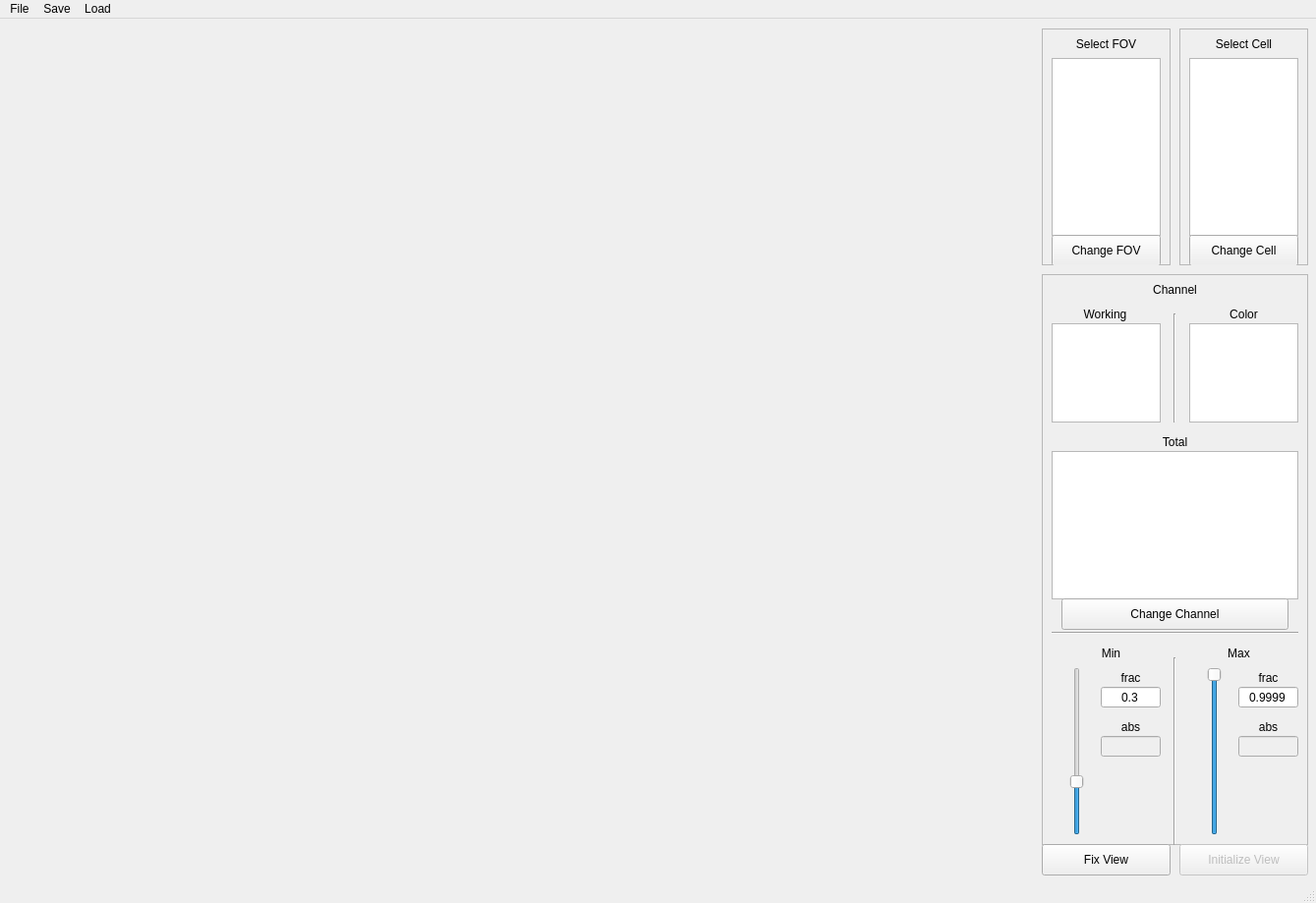
<?xml version="1.0" encoding="UTF-8"?>
<ui version="4.0">
 <class>MainWindow</class>
 <widget class="QMainWindow" name="MainWindow">
  <property name="geometry">
   <rect>
    <x>0</x>
    <y>0</y>
    <width>1339</width>
    <height>919</height>
   </rect>
  </property>
  <property name="windowTitle">
   <string>MainWindow</string>
  </property>
  <widget class="QWidget" name="centralwidget">
   <widget class="QWidget" name="GraphicWidget" native="true">
    <property name="geometry">
     <rect>
      <x>10</x>
      <y>10</y>
      <width>1041</width>
      <height>841</height>
     </rect>
    </property>
   </widget>
   <widget class="QFrame" name="frame">
    <property name="geometry">
     <rect>
      <x>1060</x>
      <y>260</y>
      <width>271</width>
      <height>581</height>
     </rect>
    </property>
    <property name="frameShape">
     <enum>QFrame::StyledPanel</enum>
    </property>
    <property name="frameShadow">
     <enum>QFrame::Raised</enum>
    </property>
    <widget class="QLabel" name="label">
     <property name="geometry">
      <rect>
       <x>0</x>
       <y>0</y>
       <width>271</width>
       <height>31</height>
      </rect>
     </property>
     <property name="text">
      <string>Channel</string>
     </property>
     <property name="alignment">
      <set>Qt::AlignCenter</set>
     </property>
    </widget>
    <widget class="QListWidget" name="ChannelSelection_CurrentChannelListWidget">
     <property name="geometry">
      <rect>
       <x>10</x>
       <y>50</y>
       <width>111</width>
       <height>101</height>
      </rect>
     </property>
     <property name="toolTipDuration">
      <number>-1</number>
     </property>
     <property name="selectionMode">
      <enum>QAbstractItemView::SingleSelection</enum>
     </property>
    </widget>
    <widget class="QLabel" name="label_4">
     <property name="geometry">
      <rect>
       <x>9</x>
       <y>30</y>
       <width>111</width>
       <height>21</height>
      </rect>
     </property>
     <property name="text">
      <string>Working</string>
     </property>
     <property name="alignment">
      <set>Qt::AlignCenter</set>
     </property>
    </widget>
    <widget class="QLabel" name="label_5">
     <property name="geometry">
      <rect>
       <x>10</x>
       <y>160</y>
       <width>251</width>
       <height>21</height>
      </rect>
     </property>
     <property name="text">
      <string>Total</string>
     </property>
     <property name="alignment">
      <set>Qt::AlignCenter</set>
     </property>
    </widget>
    <widget class="QListWidget" name="ChannelSelection_ChannelListWidget">
     <property name="geometry">
      <rect>
       <x>10</x>
       <y>180</y>
       <width>251</width>
       <height>151</height>
      </rect>
     </property>
     <property name="toolTipDuration">
      <number>-1</number>
     </property>
     <property name="selectionMode">
      <enum>QAbstractItemView::MultiSelection</enum>
     </property>
    </widget>
    <widget class="QLabel" name="label_8">
     <property name="geometry">
      <rect>
       <x>150</x>
       <y>30</y>
       <width>111</width>
       <height>21</height>
      </rect>
     </property>
     <property name="text">
      <string>Color</string>
     </property>
     <property name="alignment">
      <set>Qt::AlignCenter</set>
     </property>
    </widget>
    <widget class="Line" name="line">
     <property name="geometry">
      <rect>
       <x>0</x>
       <y>40</y>
       <width>271</width>
       <height>111</height>
      </rect>
     </property>
     <property name="orientation">
      <enum>Qt::Vertical</enum>
     </property>
    </widget>
    <widget class="QListWidget" name="ChannelSelection_ChannelListWidgetColor">
     <property name="enabled">
      <bool>true</bool>
     </property>
     <property name="geometry">
      <rect>
       <x>150</x>
       <y>50</y>
       <width>111</width>
       <height>101</height>
      </rect>
     </property>
     <property name="toolTipDuration">
      <number>-1</number>
     </property>
     <property name="selectionMode">
      <enum>QAbstractItemView::NoSelection</enum>
     </property>
    </widget>
    <widget class="QPushButton" name="ChannelSelection_ChangeChannelPushButton">
     <property name="geometry">
      <rect>
       <x>20</x>
       <y>330</y>
       <width>231</width>
       <height>32</height>
      </rect>
     </property>
     <property name="text">
      <string>Change Channel</string>
     </property>
    </widget>
    <widget class="Line" name="line_3">
     <property name="geometry">
      <rect>
       <x>10</x>
       <y>355</y>
       <width>251</width>
       <height>21</height>
      </rect>
     </property>
     <property name="orientation">
      <enum>Qt::Horizontal</enum>
     </property>
    </widget>
    <widget class="Line" name="line_2">
     <property name="geometry">
      <rect>
       <x>0</x>
       <y>390</y>
       <width>271</width>
       <height>191</height>
      </rect>
     </property>
     <property name="orientation">
      <enum>Qt::Vertical</enum>
     </property>
    </widget>
    <widget class="QSlider" name="ChannelSelection_MinimumSlider">
     <property name="geometry">
      <rect>
       <x>10</x>
       <y>400</y>
       <width>51</width>
       <height>171</height>
      </rect>
     </property>
     <property name="maximum">
      <number>10000</number>
     </property>
     <property name="value">
      <number>3000</number>
     </property>
     <property name="orientation">
      <enum>Qt::Vertical</enum>
     </property>
    </widget>
    <widget class="QLabel" name="label_2">
     <property name="geometry">
      <rect>
       <x>10</x>
       <y>370</y>
       <width>121</width>
       <height>31</height>
      </rect>
     </property>
     <property name="text">
      <string>Min</string>
     </property>
     <property name="alignment">
      <set>Qt::AlignCenter</set>
     </property>
    </widget>
    <widget class="QLineEdit" name="ChannelSelection_MinimumLineEdit">
     <property name="geometry">
      <rect>
       <x>60</x>
       <y>420</y>
       <width>61</width>
       <height>21</height>
      </rect>
     </property>
     <property name="layoutDirection">
      <enum>Qt::LeftToRight</enum>
     </property>
     <property name="text">
      <string>0.3</string>
     </property>
     <property name="alignment">
      <set>Qt::AlignCenter</set>
     </property>
    </widget>
    <widget class="QLabel" name="label_3">
     <property name="geometry">
      <rect>
       <x>140</x>
       <y>370</y>
       <width>121</width>
       <height>31</height>
      </rect>
     </property>
     <property name="text">
      <string>Max</string>
     </property>
     <property name="alignment">
      <set>Qt::AlignCenter</set>
     </property>
    </widget>
    <widget class="QSlider" name="ChannelSelection_MaximumSlider">
     <property name="geometry">
      <rect>
       <x>150</x>
       <y>400</y>
       <width>51</width>
       <height>171</height>
      </rect>
     </property>
     <property name="maximum">
      <number>10000</number>
     </property>
     <property name="singleStep">
      <number>1</number>
     </property>
     <property name="value">
      <number>9999</number>
     </property>
     <property name="orientation">
      <enum>Qt::Vertical</enum>
     </property>
    </widget>
    <widget class="QLineEdit" name="ChannelSelection_MaximumLineEdit">
     <property name="geometry">
      <rect>
       <x>200</x>
       <y>420</y>
       <width>61</width>
       <height>21</height>
      </rect>
     </property>
     <property name="text">
      <string>0.9999</string>
     </property>
     <property name="alignment">
      <set>Qt::AlignCenter</set>
     </property>
    </widget>
    <widget class="QLabel" name="label_9">
     <property name="geometry">
      <rect>
       <x>60</x>
       <y>400</y>
       <width>61</width>
       <height>21</height>
      </rect>
     </property>
     <property name="text">
      <string>frac</string>
     </property>
     <property name="alignment">
      <set>Qt::AlignCenter</set>
     </property>
    </widget>
    <widget class="QLabel" name="label_11">
     <property name="geometry">
      <rect>
       <x>200</x>
       <y>400</y>
       <width>61</width>
       <height>21</height>
      </rect>
     </property>
     <property name="text">
      <string>frac</string>
     </property>
     <property name="alignment">
      <set>Qt::AlignCenter</set>
     </property>
    </widget>
    <widget class="QLabel" name="label_10">
     <property name="geometry">
      <rect>
       <x>60</x>
       <y>450</y>
       <width>61</width>
       <height>21</height>
      </rect>
     </property>
     <property name="text">
      <string>abs</string>
     </property>
     <property name="alignment">
      <set>Qt::AlignCenter</set>
     </property>
    </widget>
    <widget class="QLabel" name="label_12">
     <property name="geometry">
      <rect>
       <x>200</x>
       <y>450</y>
       <width>61</width>
       <height>21</height>
      </rect>
     </property>
     <property name="text">
      <string>abs</string>
     </property>
     <property name="alignment">
      <set>Qt::AlignCenter</set>
     </property>
    </widget>
    <widget class="QLineEdit" name="ChannelSelection_MinimumAbsLineEdit">
     <property name="enabled">
      <bool>false</bool>
     </property>
     <property name="geometry">
      <rect>
       <x>60</x>
       <y>470</y>
       <width>61</width>
       <height>21</height>
      </rect>
     </property>
     <property name="layoutDirection">
      <enum>Qt::LeftToRight</enum>
     </property>
     <property name="text">
      <string/>
     </property>
     <property name="alignment">
      <set>Qt::AlignCenter</set>
     </property>
    </widget>
    <widget class="QLineEdit" name="ChannelSelection_MaximumAbsLineEdit">
     <property name="enabled">
      <bool>false</bool>
     </property>
     <property name="geometry">
      <rect>
       <x>200</x>
       <y>470</y>
       <width>61</width>
       <height>21</height>
      </rect>
     </property>
     <property name="text">
      <string/>
     </property>
     <property name="alignment">
      <set>Qt::AlignCenter</set>
     </property>
    </widget>
    <zorder>line</zorder>
    <zorder>label</zorder>
    <zorder>ChannelSelection_CurrentChannelListWidget</zorder>
    <zorder>label_4</zorder>
    <zorder>label_5</zorder>
    <zorder>ChannelSelection_ChannelListWidget</zorder>
    <zorder>label_8</zorder>
    <zorder>ChannelSelection_ChannelListWidgetColor</zorder>
    <zorder>ChannelSelection_ChangeChannelPushButton</zorder>
    <zorder>line_3</zorder>
    <zorder>line_2</zorder>
    <zorder>ChannelSelection_MinimumSlider</zorder>
    <zorder>label_2</zorder>
    <zorder>ChannelSelection_MinimumLineEdit</zorder>
    <zorder>label_3</zorder>
    <zorder>ChannelSelection_MaximumSlider</zorder>
    <zorder>ChannelSelection_MaximumLineEdit</zorder>
    <zorder>label_9</zorder>
    <zorder>label_11</zorder>
    <zorder>label_10</zorder>
    <zorder>label_12</zorder>
    <zorder>ChannelSelection_MinimumAbsLineEdit</zorder>
    <zorder>ChannelSelection_MaximumAbsLineEdit</zorder>
   </widget>
   <widget class="QFrame" name="frame_2">
    <property name="geometry">
     <rect>
      <x>1200</x>
      <y>10</y>
      <width>131</width>
      <height>241</height>
     </rect>
    </property>
    <property name="frameShape">
     <enum>QFrame::StyledPanel</enum>
    </property>
    <property name="frameShadow">
     <enum>QFrame::Raised</enum>
    </property>
    <widget class="QLabel" name="label_7">
     <property name="geometry">
      <rect>
       <x>10</x>
       <y>0</y>
       <width>111</width>
       <height>31</height>
      </rect>
     </property>
     <property name="text">
      <string>Select Cell</string>
     </property>
     <property name="alignment">
      <set>Qt::AlignCenter</set>
     </property>
    </widget>
    <widget class="QListWidget" name="SelectCell_ListWidget">
     <property name="geometry">
      <rect>
       <x>10</x>
       <y>30</y>
       <width>111</width>
       <height>181</height>
      </rect>
     </property>
    </widget>
    <widget class="QPushButton" name="SelectCell_ChangeCellPushButton">
     <property name="geometry">
      <rect>
       <x>10</x>
       <y>210</y>
       <width>111</width>
       <height>32</height>
      </rect>
     </property>
     <property name="text">
      <string>Change Cell</string>
     </property>
    </widget>
   </widget>
   <widget class="QFrame" name="frame_3">
    <property name="geometry">
     <rect>
      <x>1060</x>
      <y>10</y>
      <width>131</width>
      <height>241</height>
     </rect>
    </property>
    <property name="frameShape">
     <enum>QFrame::StyledPanel</enum>
    </property>
    <property name="frameShadow">
     <enum>QFrame::Raised</enum>
    </property>
    <widget class="QLabel" name="label_6">
     <property name="geometry">
      <rect>
       <x>10</x>
       <y>0</y>
       <width>111</width>
       <height>31</height>
      </rect>
     </property>
     <property name="text">
      <string>Select FOV</string>
     </property>
     <property name="alignment">
      <set>Qt::AlignCenter</set>
     </property>
    </widget>
    <widget class="QListWidget" name="SelectFOV_ListWidget">
     <property name="geometry">
      <rect>
       <x>10</x>
       <y>30</y>
       <width>111</width>
       <height>181</height>
      </rect>
     </property>
    </widget>
    <widget class="QPushButton" name="SelectFOV_ChangeFOVPushButton">
     <property name="geometry">
      <rect>
       <x>10</x>
       <y>210</y>
       <width>111</width>
       <height>32</height>
      </rect>
     </property>
     <property name="text">
      <string>Change FOV</string>
     </property>
    </widget>
   </widget>
   <widget class="QPushButton" name="FixViewPushButton">
    <property name="geometry">
     <rect>
      <x>1060</x>
      <y>840</y>
      <width>131</width>
      <height>32</height>
     </rect>
    </property>
    <property name="text">
     <string>Fix View</string>
    </property>
   </widget>
   <widget class="QPushButton" name="InitializeViewPushButton">
    <property name="enabled">
     <bool>false</bool>
    </property>
    <property name="geometry">
     <rect>
      <x>1200</x>
      <y>840</y>
      <width>131</width>
      <height>32</height>
     </rect>
    </property>
    <property name="text">
     <string>Initialize View</string>
    </property>
   </widget>
  </widget>
  <widget class="QMenuBar" name="menubar">
   <property name="geometry">
    <rect>
     <x>0</x>
     <y>0</y>
     <width>1339</width>
     <height>24</height>
    </rect>
   </property>
   <property name="nativeMenuBar">
    <bool>false</bool>
   </property>
   <widget class="QMenu" name="menuFile">
    <property name="title">
     <string>File</string>
    </property>
    <addaction name="actionLoad_Mosaic_Tile"/>
    <addaction name="actionLoad_Mosaic_File"/>
    <addaction name="actionExit_Cntrl_Q"/>
   </widget>
   <widget class="QMenu" name="menuSave">
    <property name="title">
     <string>Save</string>
    </property>
    <addaction name="actionSave_Cells"/>
    <addaction name="actionSave_Spots"/>
    <addaction name="actionSave_Metadata"/>
   </widget>
   <widget class="QMenu" name="menuLoad">
    <property name="title">
     <string>Load</string>
    </property>
    <addaction name="actionLoad_Cells"/>
    <addaction name="actionLoad_Spots"/>
    <addaction name="actionLoad_Spot_Metadata"/>
   </widget>
   <addaction name="menuFile"/>
   <addaction name="menuSave"/>
   <addaction name="menuLoad"/>
  </widget>
  <widget class="QStatusBar" name="statusbar"/>
  <action name="actionLoad_Mosaic_Tile">
   <property name="text">
    <string>Load Mosaic Tile</string>
   </property>
  </action>
  <action name="actionLoad_Mosaic_File">
   <property name="text">
    <string>Load Mosaic File</string>
   </property>
  </action>
  <action name="actionExit_Cntrl_Q">
   <property name="text">
    <string>Exit (Cntrl+Q)</string>
   </property>
  </action>
  <action name="actionSave_Cells">
   <property name="text">
    <string>Save Cells</string>
   </property>
  </action>
  <action name="actionSave_Spots">
   <property name="text">
    <string>Save Spots</string>
   </property>
  </action>
  <action name="actionSave_Metadata">
   <property name="text">
    <string>Save Metadata</string>
   </property>
  </action>
  <action name="actionLoad_Cells">
   <property name="text">
    <string>Load Cells</string>
   </property>
  </action>
  <action name="actionLoad_Spots">
   <property name="text">
    <string>Load Spots</string>
   </property>
  </action>
  <action name="actionLoad_Spot_Metadata">
   <property name="text">
    <string>Load Spot Metadata</string>
   </property>
  </action>
 </widget>
 <resources/>
 <connections/>
</ui>
